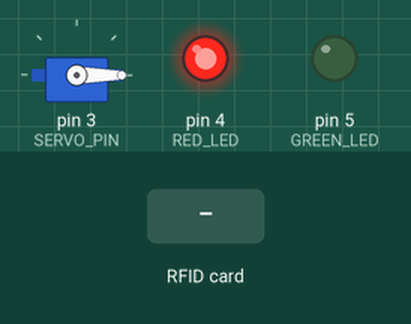
Simulated run of this sketch. Board: Arduino Uno, built with avr-gcc and run on an emulated ATmega328P. On the bench: servo, output pins drawn as LEDs (lit = HIGH). The inputs (shaded band) are chosen by the test bench. Pins used as bus, display or sensor lines are not drawn.

Above: at 1.2 s.
1.3 s: RFID card 57 36 67 29 held to the reader
At 1.46 s:
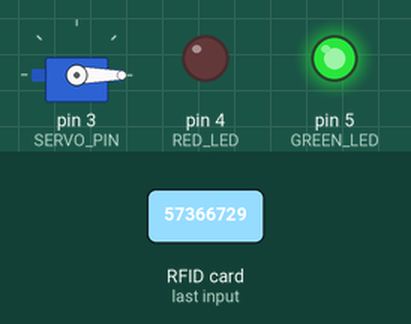
At 2.8 s:
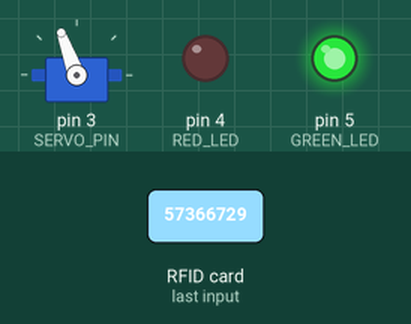
Timing chart, 0 to 8.1 s (numbered marks = the images above; inputs shaded):
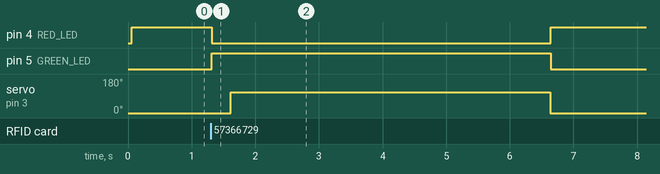

The sketch:

03-Cancela.ino
```cpp
#include <SPI.h>
#include <MFRC522.h>
#include <Servo.h>

// Leitor RFID
#define SDA_PIN 10
#define SCK_PIN 13
#define MOSI_PIN 11
#define MISO_PIN 12
#define RESET_PIN 9

// Leds
#define RED_LED 4
#define GREEN_LED 5

// Servo
#define SERVO_PIN 3

// Estados
#define SCAN_STATE 0
#define OPEN_STATE 1
#define CLOSED_STATE 2

// Número de cartões na base de dados
#define ID_NUM 2


MFRC522 rfid(SDA_PIN, RESET_PIN);
Servo servo;


String id = "";
String myid[ID_NUM] = {"57366729", "B7D48533"};		// base de dados de cartões


int state = 0;		// variável de estado


void setup() {

  pinMode(RED_LED, OUTPUT);
  pinMode(GREEN_LED, OUTPUT);

	// init SPI
  Serial.begin(9600);
  SPI.begin();

	// init RFID
  rfid.PCD_Init();
	delay(5);

	// init servo
  servo.attach(SERVO_PIN);

	// set servo to 0 deg
  servo.write(0);

}

void loop() {

	switch(state) {
		// Estado SCAN_STATE
		case SCAN_STATE:

			// set green led low
      digitalWrite(GREEN_LED, LOW);   // turn the LED on (HIGH is the voltage level)

			// set red led high
      digitalWrite(RED_LED, HIGH);   // turn the LED on (HIGH is the voltage level)

			// read card id and store in variable 'id'
      id = readCard();
			// search id in myid database
			for(int i=0; i<ID_NUM; i++) {
				if(myid[i].equals(id)) {
					// go to open state
          state = OPEN_STATE;
				}
			}
			break;

		// Estado OPEN_STATE
		case OPEN_STATE:
			// set green led high
      digitalWrite(GREEN_LED, HIGH);   // turn the LED on (HIGH is the voltage level)

			// set red led low			// ------------> delay(300);
      digitalWrite(RED_LED, LOW);   // turn the LED on (HIGH is the voltage level)
      delay(300);

			// set servo to 90 deg
      servo.write(110);
			//for(int i=0; i<90; i++) {
      //        servo.write(i);
              //delay(5);
            //}
			// wait for 5 sec
			for(int i=0; i<5000; i++) {
				delay(1);
			}
      // go to closed state
      state = CLOSED_STATE;
			break;


		// Estado CLOSED_STATE
		case CLOSED_STATE:
			// set servo to 0 deg
      servo.write(0);
//      for(int i=90; i>0; i--) {
  //      servo.write(i);
    //    delay(5);
      //}

			// go to scan state
      state = SCAN_STATE;
			break;
	}

	delay(1);
}


String readCard() {
	String content= "";
	if(rfid.PICC_IsNewCardPresent()) {
		if(rfid.PICC_ReadCardSerial()) {
			for(byte i=0; i<rfid.uid.size; i++) {
				if(rfid.uid.uidByte[i] < 0x10) content.concat(String("0"));
				content.concat(String(rfid.uid.uidByte[i], HEX));
			}
			content.toUpperCase();
		}
	}
	return content;
}
```

Measured:
- after the input at 1.3 s, pin 4 (RED_LED): HIGH → LOW at once, → HIGH 5.3 s later; pin 5 (GREEN_LED): LOW → HIGH at once, → LOW 5.3 s later; servo on pin 3 (SERVO_PIN): 0° → 110° after 0.31 s, → 0° 5.0 s later
